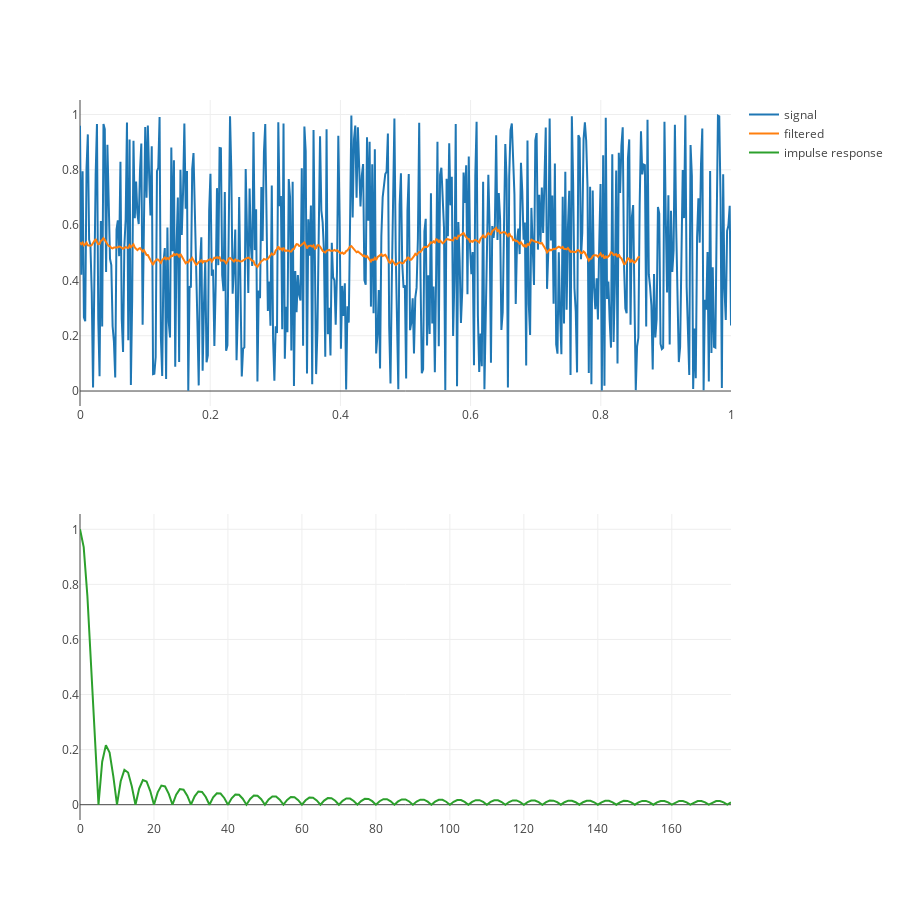

This figure's notebook cell:
### Code cell
N = 500
kernel_size = 71
T = 1.0 # s

t = np.linspace(0, T, N)
s = np.random.rand(N)

filt = create_filter_median(kernel_size)
fs = apply_filter_median(s, filt)
ir = impulse_response_median(filt)

tr_s = go.Scatter(
    x = t,
    y = s,
    name='signal'
)
tr_fs = go.Scatter(
    x = t,
    y = fs,
    name='filtered'
)

tr_ir = go.Scatter(
    x = [i for i in range(len(ir.real))],
    y = np.absolute(ir),
    name='impulse response'
)


fig = py.tools.make_subplots(rows = 2, cols = 1)

fig['layout'].update(height=900, width=900)

fig.append_trace(tr_s, 1, 1)
fig.append_trace(tr_fs, 1, 1)

fig.append_trace(tr_ir, 2, 1)

py.offline.iplot(fig)

### Figure 1 — Plotly figure (JSON) as saved in the notebook; plotly's stock layout.template omitted (floating-point values rounded to 4 significant figures; data arrays with more than 128 entries replaced by an {"elided": "..."} marker saying what was removed)
{"data": [{"name": "signal", "type": "scatter", "x": {"elided": "500 float values"}, "xaxis": "x1", "y": {"elided": "500 float values"}, "yaxis": "y1"}, {"name": "filtered", "type": "scatter", "x": {"elided": "500 float values"}, "xaxis": "x1", "y": {"elided": "430 float values"}, "yaxis": "y1"}, {"name": "impulse response", "type": "scatter", "x": {"elided": "177 int values"}, "xaxis": "x2", "y": {"elided": "177 float values"}, "yaxis": "y2"}], "layout": {"height": 900, "width": 900, "xaxis1": {"anchor": "y1", "domain": [0, 1]}, "xaxis2": {"anchor": "y2", "domain": [0, 1]}, "yaxis1": {"anchor": "x1", "domain": [0.575, 1]}, "yaxis2": {"anchor": "x2", "domain": [0, 0.425]}}}
